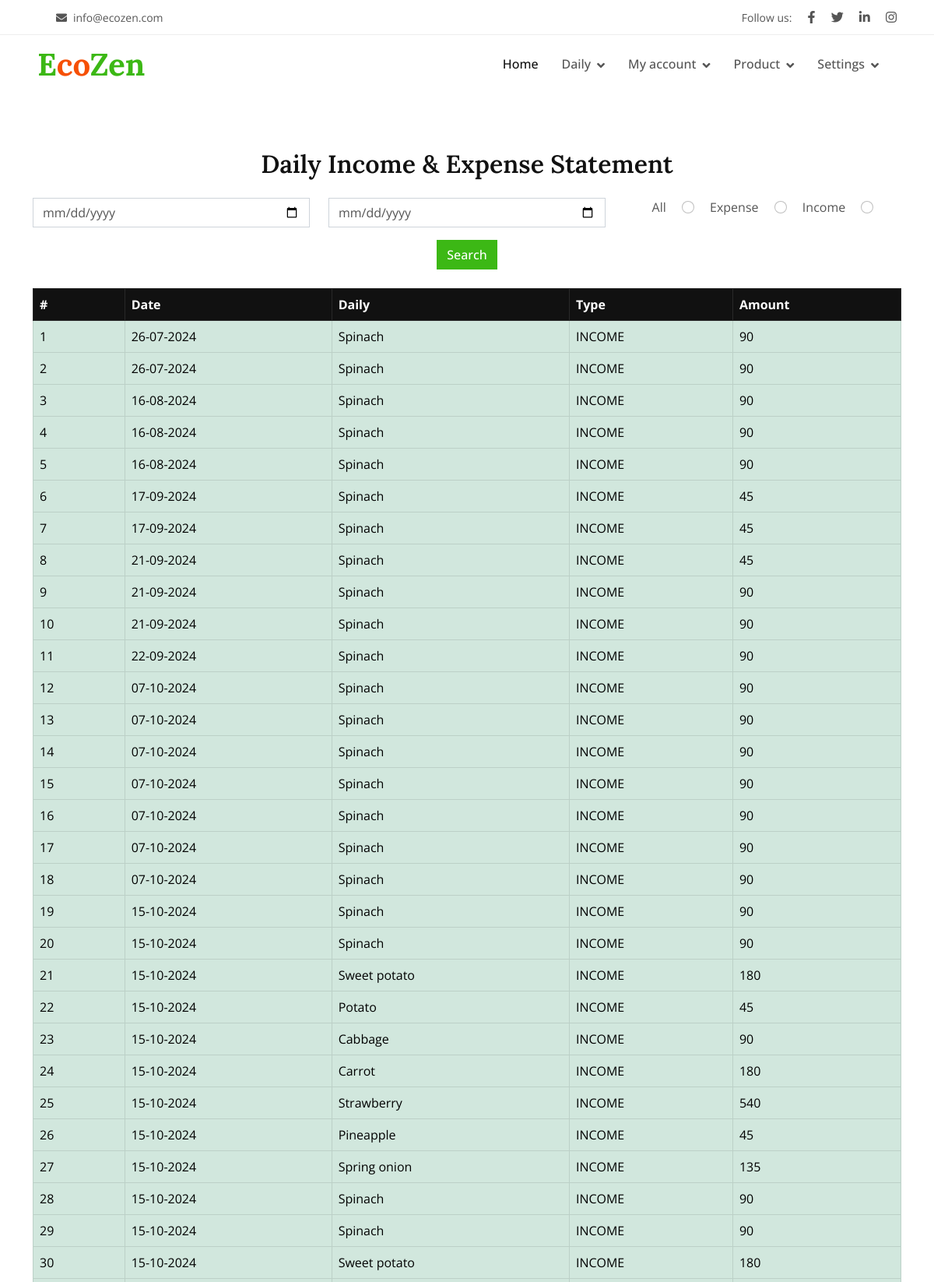
Page /Project/Seller/DailyReport.php (signed in, upper part) on the committed database.
### tables this page shows
CREATE TABLE `tbl_daily` (
  `daily_id` int(11) NOT NULL,
  `daily_name` varchar(60) NOT NULL,
  `daily_type` varchar(60) NOT NULL,
  `daily_amt` varchar(60) NOT NULL,
  `daily_datetime` varchar(60) NOT NULL,
  `seller_id` int(11) NOT NULL
);

### Project/Seller/DailyReport.php (the view, shortened to what this page needs)
<?php
include("../Assets/Connection/Connection.php");
include("Head.php");
$qry="SELECT * FROM tbl_daily WHERE seller_id=".$_SESSION['sid'];
?>
<!DOCTYPE html>
<html lang="en">
<head>
</head>
<body>
<div class="container mt-5">
        <h2 class="text-center mb-4">Daily Income & Expense Statement</h2>
        <form action="" method="post" class="mb-4">
            <div class="row">
                <div class="col-md-4">
                    <input type="date" name="txt_start" id="txt_start" class="form-control" placeholder="Select Start Date">
                </div>
                <div class="col-md-4">
                    <input type="date" name="txt_end" id="txt_end" class="form-control" placeholder="Select End Date">
                </div>
                <div class="col-md-4 text-center">
                    <label class="form-check-label me-3">All</label>
                    <input type="radio" name="rad_type" value="ALL" class="form-check-input me-3">
                    <label class="form-check-label me-3">Expense</label>
                    <input type="radio" name="rad_type" value="EXPENSE" class="form-check-input me-3">
                    <label class="form-check-label me-3">Income</label>
                    <input type="radio" name="rad_type" value="INCOME" class="form-check-input">
                </div>
            </div>
            <div class="text-center mt-3">
                <button type="submit" class="btn btn-primary" name="btn_search">Search</button>
            </div>
        </form>
        <table class="table table-bordered table-hover">
            <thead class="table-dark">
                <tr>
                    <th>#</th>
                    <th>Date</th>
                    <th>Daily</th>
                    <th>Type</th>
                    <th>Amount</th>
                </tr>
            </thead>
            <tbody>
                <?php
                $result = $con->query($qry);
                $i = 0;
                while($data = $result->fetch_assoc()) {
                    $i++;
                    $bg_class = $data['daily_type'] == 'INCOME' ? 'table-success' : 'table-danger';
                ?>
                <tr class="<?php echo $bg_class; ?>">
                    <td><?php echo $i; ?></td>
                    <td><?php echo date('d-m-Y', strtotime($data['daily_datetime'])); ?></td>
                    <td><?php echo $data['daily_name']; ?></td>
                    <td><?php echo $data['daily_type']; ?></td>
                    <td><?php echo $data['daily_amt']; ?></td>
                </tr>
                <?php
                }
                ?>
            </tbody>
        </table>
    </div>
</body>
</html>
<?php
include("Foot.php");
?>

### Project/Assets/Templates/Main/css/style.css (style rules this page uses)
:root { --primary: #3CB815; --secondary: #F65005; --light: #F7F8FC; --dark: #111111; }
.btn { font-weight: 500; transition: .5s; }
.btn.btn-primary, .btn.btn-secondary, .btn.btn-outline-primary:hover, .btn.btn-outline-secondary:hover { color: #FFFFFF; }

### rows in the picture
tbl_daily: daily_datetime "26-07-2024", daily_name "Spinach", daily_type "INCOME", daily_amt "90"
tbl_daily: daily_datetime "26-07-2024", daily_name "Spinach", daily_type "INCOME", daily_amt "90"
tbl_daily: daily_datetime "16-08-2024", daily_name "Spinach", daily_type "INCOME", daily_amt "90"
tbl_daily: daily_datetime "16-08-2024", daily_name "Spinach", daily_type "INCOME", daily_amt "90"
tbl_daily: daily_datetime "16-08-2024", daily_name "Spinach", daily_type "INCOME", daily_amt "90"
tbl_daily: daily_datetime "17-09-2024", daily_name "Spinach", daily_type "INCOME", daily_amt "45"
tbl_daily: daily_datetime "17-09-2024", daily_name "Spinach", daily_type "INCOME", daily_amt "45"
tbl_daily: daily_datetime "21-09-2024", daily_name "Spinach", daily_type "INCOME", daily_amt "45"
tbl_daily: daily_datetime "21-09-2024", daily_name "Spinach", daily_type "INCOME", daily_amt "90"
tbl_daily: daily_datetime "21-09-2024", daily_name "Spinach", daily_type "INCOME", daily_amt "90"
tbl_daily: daily_datetime "22-09-2024", daily_name "Spinach", daily_type "INCOME", daily_amt "90"
tbl_daily: daily_datetime "07-10-2024", daily_name "Spinach", daily_type "INCOME", daily_amt "90"
tbl_daily: daily_datetime "07-10-2024", daily_name "Spinach", daily_type "INCOME", daily_amt "90"
tbl_daily: daily_datetime "07-10-2024", daily_name "Spinach", daily_type "INCOME", daily_amt "90"
tbl_daily: daily_datetime "07-10-2024", daily_name "Spinach", daily_type "INCOME", daily_amt "90"
tbl_daily: daily_datetime "07-10-2024", daily_name "Spinach", daily_type "INCOME", daily_amt "90"
tbl_daily: daily_datetime "07-10-2024", daily_name "Spinach", daily_type "INCOME", daily_amt "90"
tbl_daily: daily_datetime "07-10-2024", daily_name "Spinach", daily_type "INCOME", daily_amt "90"
tbl_daily: daily_datetime "15-10-2024", daily_name "Spinach", daily_type "INCOME", daily_amt "90"
tbl_daily: daily_datetime "15-10-2024", daily_name "Spinach", daily_type "INCOME", daily_amt "90"
tbl_daily: daily_datetime "15-10-2024", daily_name "Sweet potato", daily_type "INCOME", daily_amt "180"
tbl_daily: daily_datetime "15-10-2024", daily_name "Potato", daily_type "INCOME", daily_amt "45"
tbl_daily: daily_datetime "15-10-2024", daily_name "Cabbage", daily_type "INCOME", daily_amt "90"
tbl_daily: daily_datetime "15-10-2024", daily_name "Carrot", daily_type "INCOME", daily_amt "180"
tbl_daily: daily_datetime "15-10-2024", daily_name "Strawberry", daily_type "INCOME", daily_amt "540"
tbl_daily: daily_datetime "15-10-2024", daily_name "Pineapple", daily_type "INCOME", daily_amt "45"
tbl_daily: daily_datetime "15-10-2024", daily_name "Spring onion", daily_type "INCOME", daily_amt "135"
tbl_daily: daily_datetime "15-10-2024", daily_name "Spinach", daily_type "INCOME", daily_amt "90"
tbl_daily: daily_datetime "15-10-2024", daily_name "Spinach", daily_type "INCOME", daily_amt "90"
tbl_daily: daily_datetime "15-10-2024", daily_name "Sweet potato", daily_type "INCOME", daily_amt "180"
